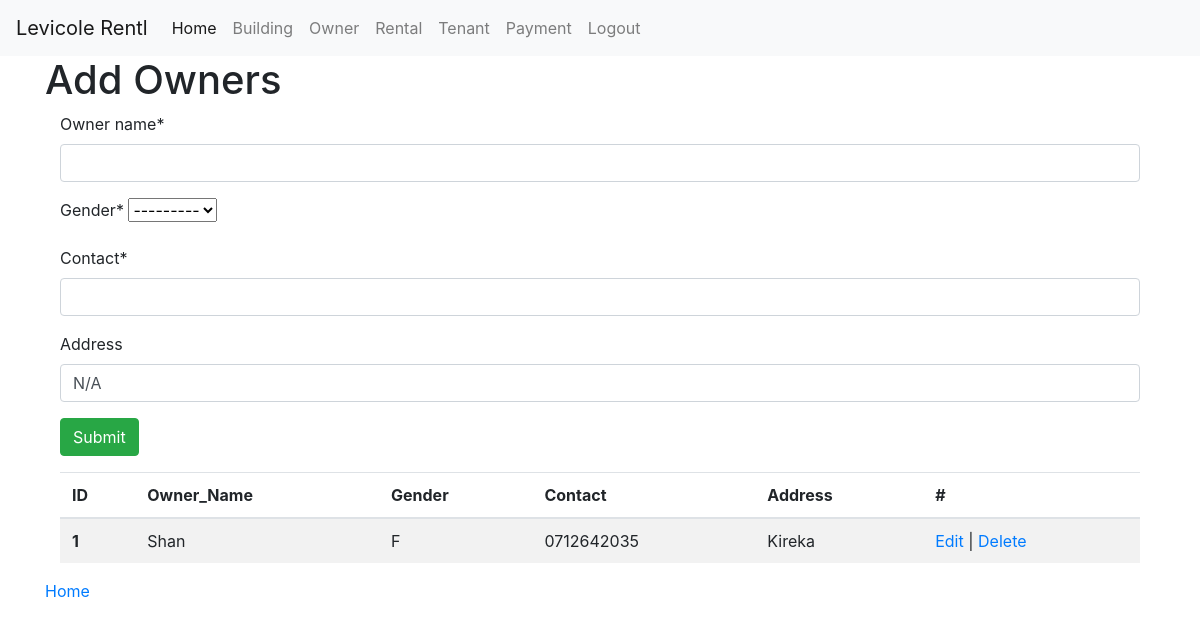
The page /add_owner/ (signed in) on the database as committed earlier.
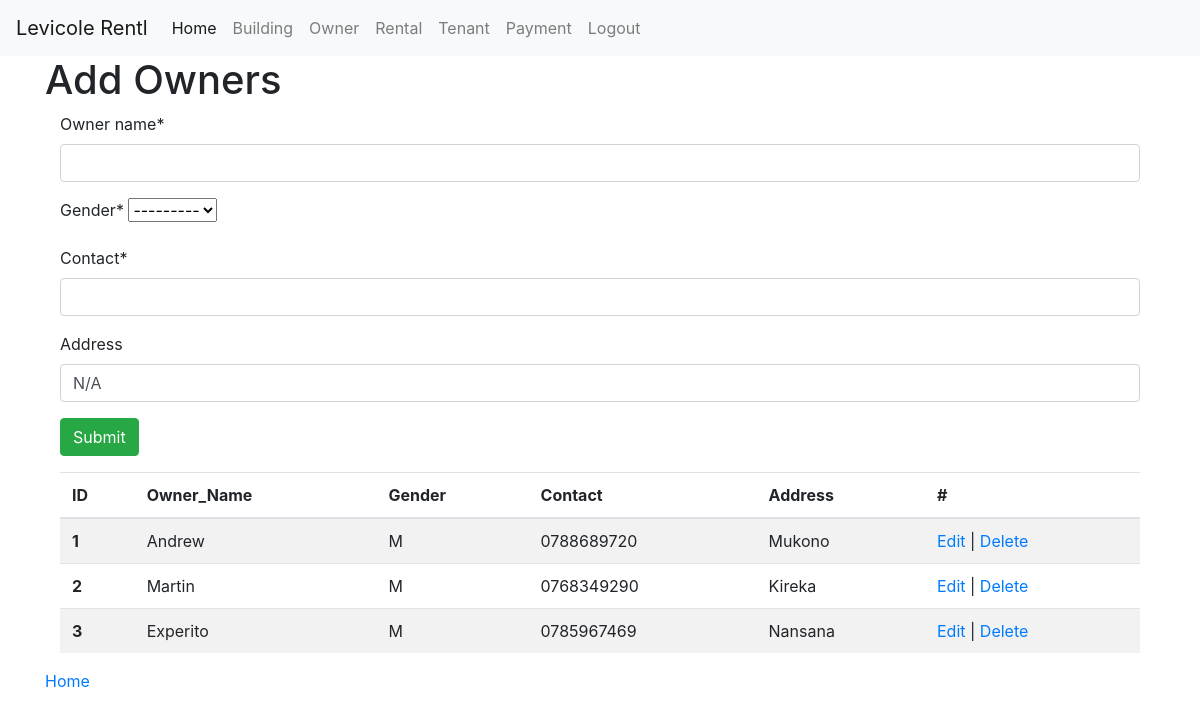
The same page on the database as committed later.
### rentmanagement/models.py (models this page shows, shortened)
class Owner(models.Model):
    owner_name = models.CharField(max_length=50)
    gender = models.CharField(max_length=2, choices=gender_options)
    contact = models.CharField(max_length=10)
    address = models.CharField(max_length=50, null=True, blank=True, default="N/A")

### rentmanagement/views.py (the view, shortened to what this page needs)
# urls.py: path('add_owner/', add_owner_view, name='add_owner_page'),
@login_required
def add_owner_view(request):
    message = ''
    owner_form = OwnerForm()
    owners = Owner.objects.all()
    context = {
        'form':owner_form,
        'owners':owners,
        'msg': message,
    }
    return render(request, "add_owner.html", context)

### rentmanagement/forms.py
class OwnerForm(ModelForm):
    class Meta:
        model = Owner
        fields = '__all__'

### rentmanagement/templates/add_owner.html (shortened to what this page needs)
{% extends './base.html' %}
{% load crispy_forms_tags %}
{% block content %}
        <h1>Add Owners</h1>
        <div class="container">
            <form method="post">
                {{form|crispy}}
                <input type="submit" class="btn btn-success">
            </form>
            <table class="table table-striped">
                <thead>
                    <tr>
                        <th scope="col">ID</th>
                        <th scope="col">Owner_Name</th>
                        <th scope="col">Gender</th>
                        <th scope="col">Contact</th>
                        <th scope="col">Address</th>
                        <th scope="col">#</th>
                    </tr>
                </thead>
                <tbody>
                    {% for owner in owners %}
                       <tr>
                        <th scope="row">{{owner.id}}</th>
                        <td>{{owner.owner_name}}</td>
                        <td>{{owner.gender}}</td>
                        <td>{{owner.contact}}</td>
                        <td>{{owner.address}}</td>
                        <td>
                            <a href="{% url 'edit_owner_page' owner.id %}">Edit</a> | <a
                            href="{% url 'delete_owner_page' owner.id %}"
                            onclick="return confirm('Are you sure you want to delete this owner?')">
                            Delete
                            </a>
                        </td>
                       </tr>
                       {% endfor %}
                </tbody>
            </table>
        </div>
        <a href="{% url 'index_page' %}">Home</a>
{% endblock content %}

### rentmanagement/templates/base.html (shortened to what this page needs)
<html lang="en">
    {% load static %}
    {% load crispy_forms_tags %}
    <head>
        <link rel="stylesheet" href="{% static 'css/bootstrap.min.css' %}">
    </head>
    <body>
        <nav class="navbar navbar-expand-lg navbar-light bg-light">
            <a class="navbar-brand" href="#">Levicole Rentl</a>
            <div class="collapse navbar-collapse" id="navbarNav">
              <ul class="navbar-nav">
                   {% if user.is_authenticated %}
                <li class="nav-item active">
                  <a class="nav-link" href="{% url 'index_page'%}">Home </a>
                </li>
                <li class="nav-item ">
                  <a class="nav-link" href="{% url 'add_building_page' %}">Building</a>
                </li>
                <li class="nav-item ">
                  <a class="nav-link" href="{% url 'add_owner_page' %}">Owner</a>
                </li>
                <li class="nav-item ">
                  <a class="nav-link" href="{% url 'add_rental_page' %}">Rental</a>
                </li>
                <li class="nav-item ">
                  <a class="nav-link" href="{% url 'add_tenant_page' %}">Tenant</a>
                </li>
                <li class="nav-item ">
                  <a class="nav-link" href="{% url 'add_payment_page' %}">Payment</a>
                </li>
                <li class="nav-item ">
                  <a class="nav-link" href="{% url 'logout' %}">Logout</a>
                </li>
                {% endif %}
              </ul>
            </div>
          </nav>
        <div class = "container">
            {% block content %}
            {% endblock content %}
        </div>
    </body>
</html>

Rows that differ between the two databases and show on the page:
changed Owner id 1: owner_name "Shan" → "Andrew"; gender "F" → "M"; contact "0712642035" → "0788689720"; address "Kireka" → "Mukono"
added Owner: id "2", owner_name "Martin", gender "M", contact "0768349290", address "Kireka"
added Owner: id "3", owner_name "Experito", gender "M", contact "0785967469", address "Nansana"
